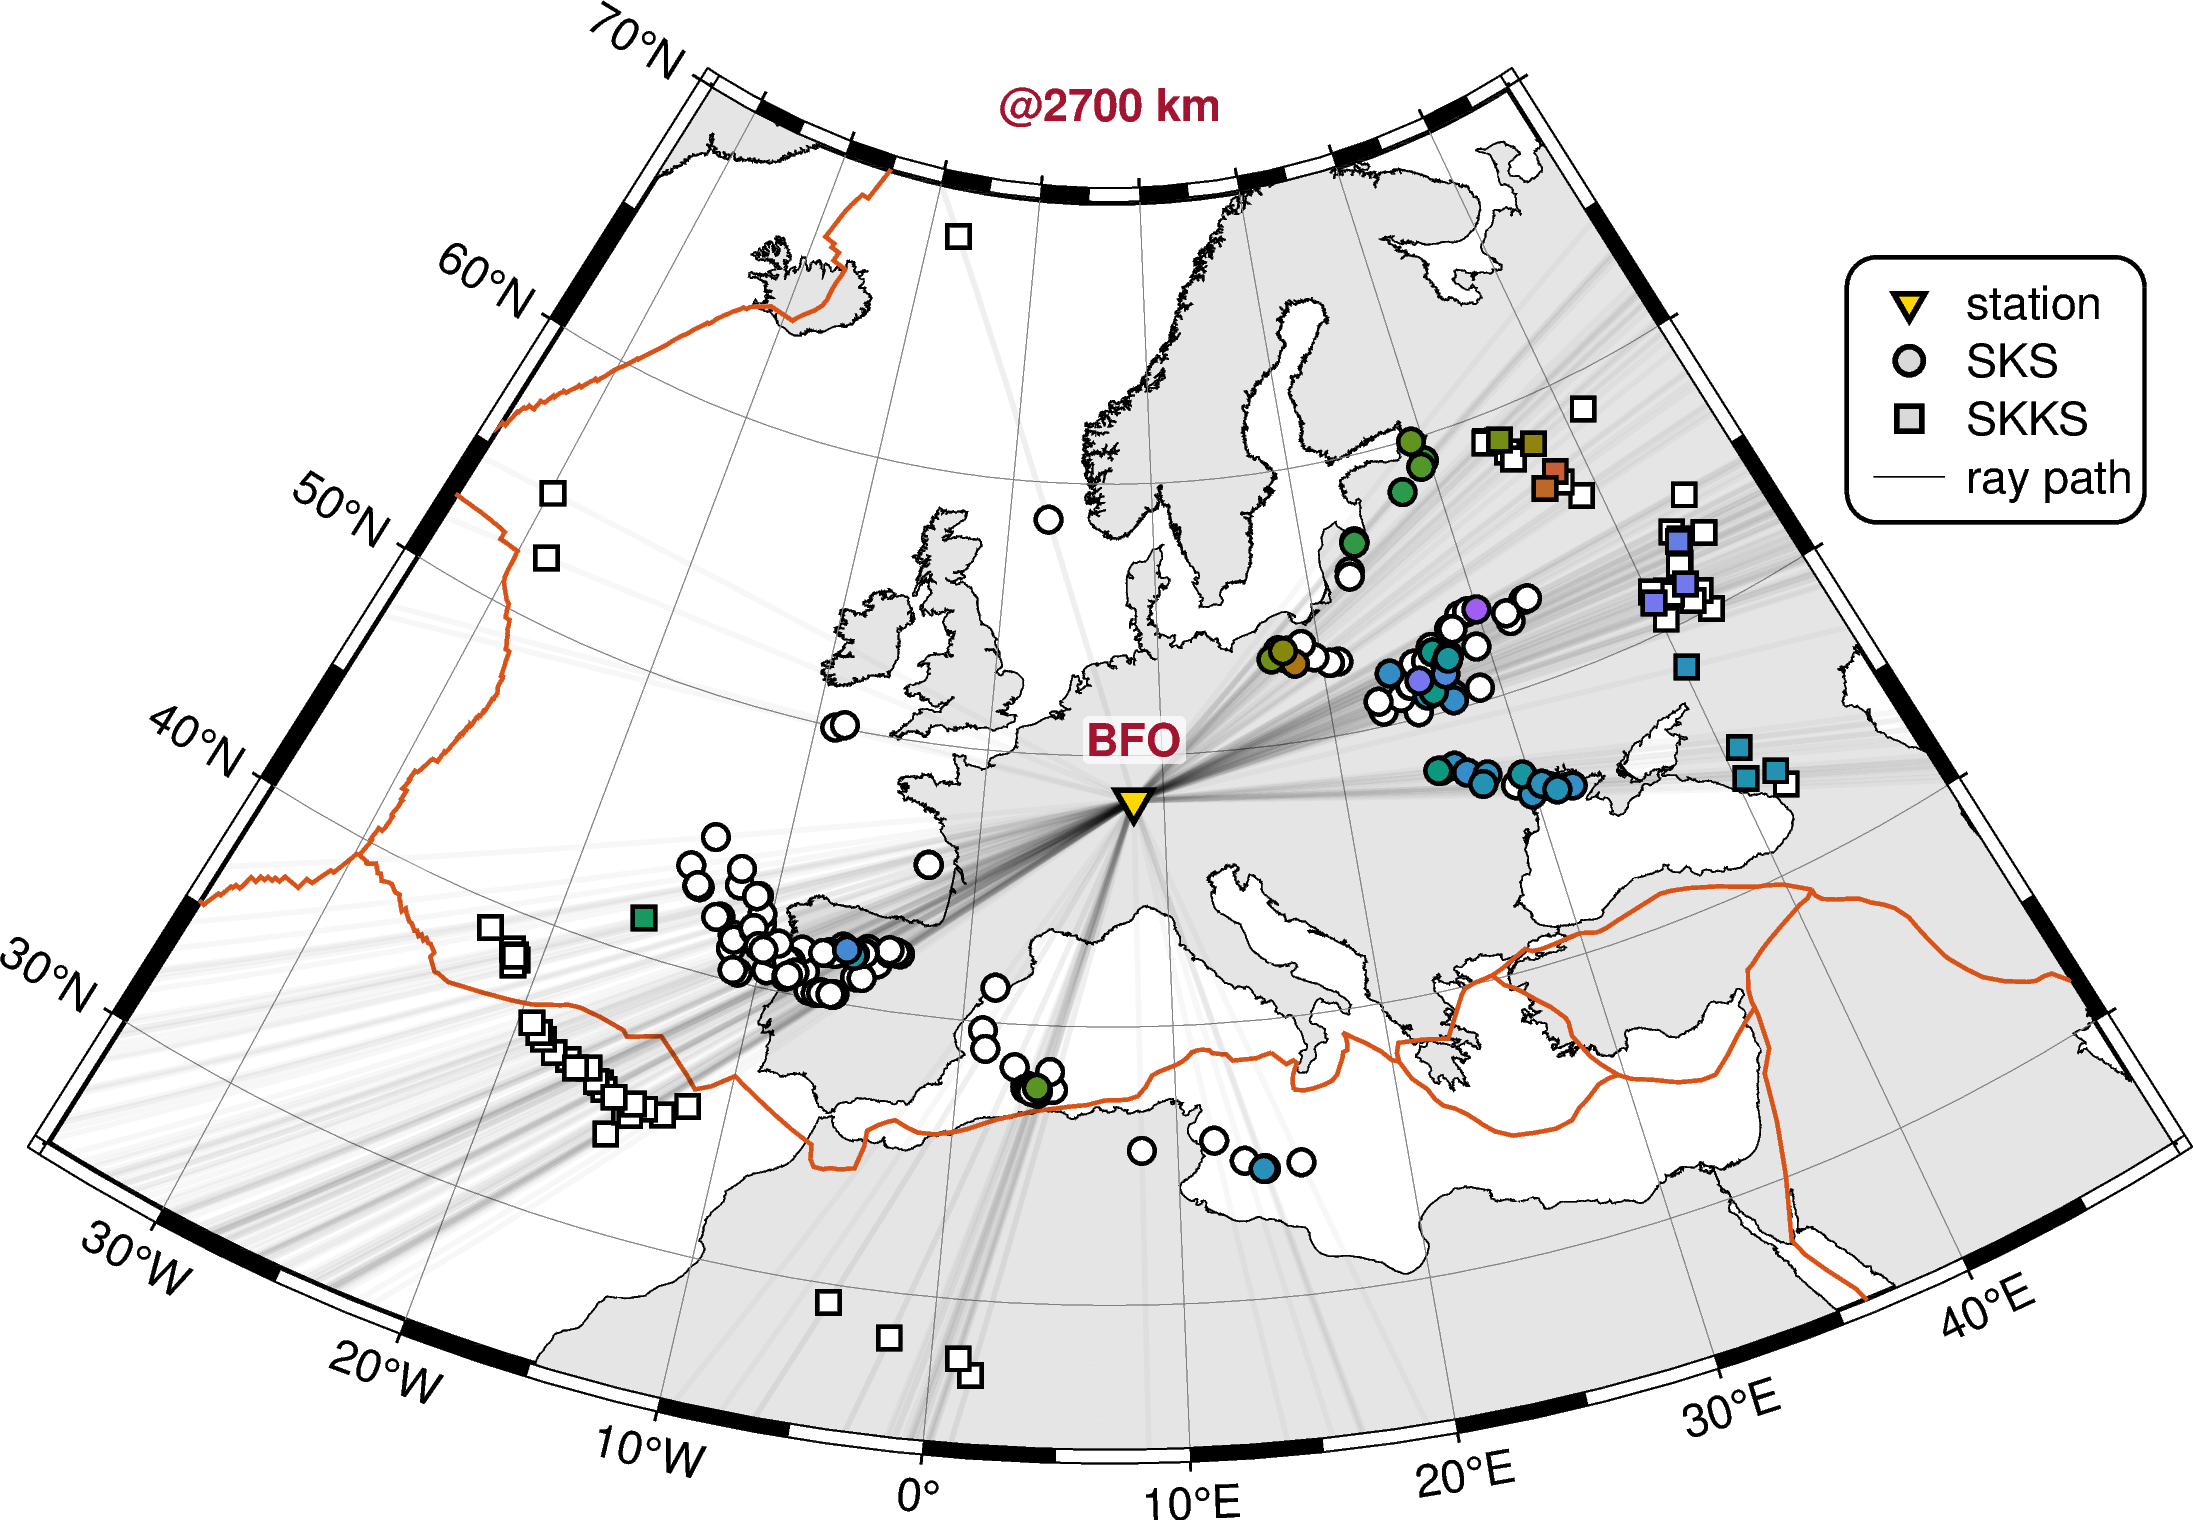

Recreate this plot in Python.
import marimo

__generated_with = "0.18.4"
app = marimo.App()


@app.cell(hide_code=True)
def _(mo):
    mo.md(r"""
    ### Ritter et al. (2022), J Seismol: **Fig. S4 left** - Piercing points in the lowermost mantle related to SWSMs at BFO

    -----------------------------------------------------------------------
    > This [Jupyter notebook](https://jupyter.org/) (supported by [JupyterLab](https://jupyter.org/)) reproduces **Fig. S4 left** of **_Ritter J R R, Fröhlich Y, Sanz Alonso Y, Grund M (2022)_**. Short-scale laterally varying SK(K)S shear wave splitting at BFO, Germany – implications for the determination of anisotropic structures. _Journal of Seismology_, 26, 1137-1156. https://doi.org/10.1007/s10950-022-10112-w. https://doi.org/10.1007/s10950-023-10136-w.

    - **Author**: Yvonne Fröhlich
      * ORCID: https://orcid.org/0000-0002-8566-0619
      * GitHub: https://github.com/yvonnefroehlich/gmt-pygmt-plotting
    - **History**: PyGMT and GMT versions which must be installed on your system to run this Jupyter notebook
      * Created 2022/July: [**PyGMT**](https://www.pygmt.org/latest/) [v0.7.0](https://www.pygmt.org/v0.7.0/) + [**GMT**](https://www.generic-mapping-tools.org/) [6.4.0](https://docs.generic-mapping-tools.org/6.4/)
      * Updated 2024/04/07: [**PyGMT**](https://www.pygmt.org/latest/) [v0.11.0](https://www.pygmt.org/v0.11.0/) + [**GMT**](https://www.generic-mapping-tools.org/) [6.4.0](https://docs.generic-mapping-tools.org/6.4/)
      * Updated 2025/08/28: [**PyGMT**](https://www.pygmt.org/latest/) [v0.16.0](https://www.pygmt.org/v0.16.0/) + [**GMT**](https://www.generic-mapping-tools.org/) [6.5.0](https://docs.generic-mapping-tools.org/6.5/)
    - **See also**:
      * [Fig. S4 right](https://github.com/yvonnefroehlich/gmt-pygmt-plotting/blob/main/001_paper_RFSG_2022/Figure_S4/RFSG_FigS4_right_pairs.ipynb): SKS-SKKS pairs in the lowermost mantle related to SWSMs at BFO
      * [Fig. 1](https://github.com/michaelgrund/GMT-plotting/blob/main/010_paper_RFSG2022/RFSG_2022_Fig_01.ipynb): Piercing points in the upper mantle related to SWSMs at BFO

    For bug reports, suggestions, or recommendation please open an issue or submit a pull request directly on [GitHub](https://github.com/yvonnefroehlich/gmt-pygmt-plotting).

    -----------------------------------------------------------------------
    """)
    return


@app.cell(hide_code=True)
def _(mo):
    mo.md(r"""
    Import the packages used in this Jupyter notebook.
    """)
    return


@app.cell
def _():
    import pygmt as gmt
    return (gmt,)


@app.cell(hide_code=True)
def _(mo):
    mo.md(r"""
    ---------------

    **(1) Set up**

    ---------------
    """)
    return


@app.cell
def _():
    # -----------------------------------------------------------------------------
    # General stuff
    myfontsize = "9p"
    dpi_png = 360  # resolution in dpi of output figure for PNG format
    dpi_jn = 100  # resolution in dpi for display in this Jupyter notebook
    fname_fig_out = "RFSG_FigS4_left_swsm"  # name of output figure

    # -----------------------------------------------------------------------------
    # Coordinates of recording station Black Forest Observatory BFO
    lon_BFO = 8.330  # degrees East
    lat_BFO = 48.331  # degrees North

    # -----------------------------------------------------------------------------
    # Plate boundaries after Bird 2003
    file_platbound = "plate_boundaries_Bird_2003.txt"

    # -----------------------------------------------------------------------------
    # Colors
    color_land = "gray90"  # gray hue -> light gray
    color_platbound = "216.750/82.875/24.990"  # -> dark orange
    color_station_symbol = "255/215/0"  # = "gold"
    color_station_label = "162/20/47"  # -> dark red
    color_null = "white"

    # -----------------------------------------------------------------------------
    # Piercing points
    marker_size_pp = "0.18c"  # centimeters
    outline_width_pp = "0.8p"  # points
    alpha_pp = "@30"  # transparency in percentage (0 equals opaque)

    # -----------------------------------------------------------------------------
    # Ray paths
    alpha_ray = "@97"
    color_ray_K_N = "black"
    color_ray_K_NN = "black"
    color_ray_KK_N = "black"
    color_ray_KK_NN = "black"
    incols_ray = [1, 0]  # order of input columns, zero-based indexing

    # -----------------------------------------------------------------------------
    # Box around map scale, legends, colorbars
    # +g fill color
    # +p outline thickness and color
    # +r rounded edges
    box_standard = "+gwhite@30+p0.8p,black+r"
    return (
        alpha_ray,
        box_standard,
        color_land,
        color_null,
        color_platbound,
        color_ray_KK_N,
        color_ray_KK_NN,
        color_ray_K_N,
        color_ray_K_NN,
        color_station_label,
        color_station_symbol,
        dpi_jn,
        file_platbound,
        fname_fig_out,
        incols_ray,
        lat_BFO,
        lon_BFO,
        marker_size_pp,
        myfontsize,
        outline_width_pp,
    )


@app.cell(hide_code=True)
def _(mo):
    mo.md(r"""
    Set map projection and region of study area:
    - [Lambert Conic Conformal Projection](https://www.pygmt.org/v0.16.0/projections/conic/conic_lambert.html): **L**`lon0/lat0/lat1/lat2/width`
    """)
    return


@app.cell
def _():
    # -----------------------------------------------------------------------------
    # Projection

    # Define projection center
    lon0_lamb = 7  # degrees East
    lat0_lamb = 48  # degrees North

    # Define standard parallels (only these two are distortion-free)
    lat1_lamb = 45  # degrees North
    lat2_lamb = 55

    # Define width of map
    width_lamb = "15c"  # 15 centimeters

    projection = f"L{lon0_lamb}/{lat0_lamb}/{lat1_lamb}/{lat2_lamb}/{width_lamb}"

    # -----------------------------------------------------------------------------
    # Region
    lonmin_lamb = -35  # degrees East
    lonmax_lamb = abs(lonmin_lamb) + 2 * lon0_lamb  # symmetric around lon0
    latmin_lamb = 25  # degrees North
    latmax_lamb = 70

    region = [lonmin_lamb, lonmax_lamb, latmin_lamb, latmax_lamb]
    return projection, region


@app.cell(hide_code=True)
def _(mo):
    mo.md(r"""
    -----------------------------

    **(2) Create geographic map**

    -----------------------------

    Using the [`pygmt.Figure.show`](https://www.pygmt.org/v0.16.0/api/generated/pygmt.Figure.show.html) method you can let the figure be displayed directly inside your IDE (Integrated Development Environment) or outside of it by setting the `method` parameter to `"external"`.

    Create an instance or object of the [`pygmt.Figure`](https://www.pygmt.org/v0.16.0/api/generated/pygmt.Figure.html) class. In the following steps various plotting elements are added in a stacking fashion.
    """)
    return


@app.cell
def _(gmt):
    fig = gmt.Figure()
    gmt.config(MAP_GRID_PEN="0.01p,gray50")
    return (fig,)


@app.cell(hide_code=True)
def _(mo):
    mo.md(r"""
    Generate a basic map using the [`pygmt.Figure.basemap`](https://www.pygmt.org/v0.16.0/api/generated/pygmt.Figure.basemap.html)  and [`pygmt.Figure.coast`](https://www.pygmt.org/v0.16.0/api/generated/pygmt.Figure.coast.html) methods.
    """)
    return


@app.cell
def _(color_land, fig, projection, region):
    # a annotations, here every 10 degrees
    # g grid lines, here every 10 degrees
    # f frame or ticks, here every 5 degrees
    # WSne annotations at South and West boundaries
    frame = ["a10g10f5", "WSne"]

    fig.basemap(projection=projection, region=region, frame=0)
    fig.coast(
        land=color_land,
        resolution="h",  # high
        area_thresh="30000",
        shorelines="black",
    )
    fig.basemap(frame=frame)

    # fig.show(dpi=dpi_jn)
    return


@app.cell(hide_code=True)
def _(mo):
    mo.md(r"""
    Plot the plate boundaries ([Bird 2003](https://doi.org/10.1029/2001GC000252)) using the [`pygmt.Figure.plot`](https://www.pygmt.org/v0.16.0/api/generated/pygmt.Figure.plot.html) method.
    """)
    return


@app.cell
def _(color_platbound, fig, file_platbound):
    fig.plot(data=file_platbound, pen=f"0.8p,{color_platbound}")

    # fig.show(dpi=dpi_jn)
    return


@app.cell(hide_code=True)
def _(mo):
    mo.md(r"""
    Plot the (projected) ray paths. The semi-transparency generates some kind of a ray density.
    """)
    return


@app.cell
def _(
    alpha_ray,
    color_ray_KK_N,
    color_ray_KK_NN,
    color_ray_K_N,
    color_ray_K_NN,
    fig,
    incols_ray,
):
    file_raypath_same = "data_FigS4_left_swsm/BFO_rays_swsm_"
    file_raypath_K_N = f"{file_raypath_same}K_N_goodfair.txt"
    file_raypath_K_NN = f"{file_raypath_same}K_NN_goodfair.txt"
    file_raypath_KK_N = f"{file_raypath_same}KK_N_goodfair.txt"
    file_raypath_KK_NN = f"{file_raypath_same}KK_NN_goodfair.txt"

    # null, SKS
    fig.plot(
        data=file_raypath_K_N,
        pen=f"1p,{color_ray_K_N}{alpha_ray}",
        incols=incols_ray,  # order of input columns, zero-based indexing
    )
    # null, SKKS
    fig.plot(
        data=file_raypath_KK_N,
        pen=f"1p,{color_ray_KK_N}{alpha_ray}",
        incols=incols_ray,
    )
    # spit, SKS
    fig.plot(
        data=file_raypath_K_NN,
        pen=f"1p,{color_ray_K_NN}{alpha_ray}",
        incols=incols_ray,
    )
    # split, SKKS
    fig.plot(
        data=file_raypath_KK_NN,
        pen=f"1p,{color_ray_KK_NN}{alpha_ray}",
        incols=incols_ray,
    )

    # fig.show(dpi=dpi_jn)
    return


@app.cell(hide_code=True)
def _(mo):
    mo.md(r"""
    Create a cyclic colormap using the [`pygmt.makecpt`](https://www.pygmt.org/v0.16.0/api/generated/pygmt.makecpt.html) function:
    * fast polarization direction: _cmocean_ colormaps - _phase_ ([Thuny et al. 2016](https://dx.doi.org/10.5670/oceanog.2016.66))
    """)
    return


@app.cell
def _(gmt):
    gmt.makecpt(
        cmap="phase",  # buld-in up on GMT 6.4.0
        series=[-90, 90],  # min, max
        cyclic=True,
    )
    return


@app.cell(hide_code=True)
def _(mo):
    mo.md(r"""
    Plot the piercing points in 2700 km depth (externally and previously calculated after the _iasp91_ Earth model ([Kennett & Engdahl 1991](https://doi.org/10.1111/j.1365-246X.1991.tb06724.x))).
    """)
    return


@app.cell
def _(color_null, fig, marker_size_pp, outline_width_pp):
    data_pp_same = "data_FigS4_left_swsm/BFO_pp2700km_"
    data_K_N_pp = f"{data_pp_same}K_sp_N_goodfair.txt"
    data_K_NN_pp = f"{data_pp_same}K_sp_NN_goodfair.txt"
    data_KK_N_pp = f"{data_pp_same}KK_sp_N_goodfair.txt"
    data_KK_NN_pp = f"{data_pp_same}KK_sp_NN_goodfair.txt"

    # null, SKS
    fig.plot(
        data=data_K_N_pp,
        style=f"C{marker_size_pp}",  # circle
        fill=color_null,  # before PyGMT v0.8.0 "color"
        pen=f"{outline_width_pp},black",  # outline thickness and color
    )
    # null, SKKS
    fig.plot(
        data=data_KK_N_pp,
        style=f"S{marker_size_pp}",  # square
        fill=color_null,  # before PyGMT v0.8.0 "color"
        pen=f"{outline_width_pp},black",
    )
    # split, SKS
    fig.plot(
        data=data_K_NN_pp,
        style=f"C{marker_size_pp}",
        cmap=True,  # color map
        pen=f"{outline_width_pp},black",
    )
    # split, SKKS
    fig.plot(
        data=data_KK_NN_pp,
        style=f"S{marker_size_pp}",
        cmap=True,
        pen=f"{outline_width_pp},black",
    )

    # fig.show(dpi=dpi_jn)
    return


@app.cell(hide_code=True)
def _(mo):
    mo.md(r"""
    Add symbol and station code of recording station BFO as well as depth of piercing points using the [`pygmt.Figure.plot`](https://www.pygmt.org/v0.16.0/api/generated/pygmt.Figure.plot.html) and [`pygmt.Figure.text`](https://www.pygmt.org/v0.16.0/api/generated/pygmt.Figure.text.html) methods.
    """)
    return


@app.cell
def _(
    color_station_label,
    color_station_symbol,
    fig,
    lat_BFO,
    lon_BFO,
    myfontsize,
):
    # -----------------------------------------------------------------------------
    # Recording station BFO

    # Add symbol
    fig.plot(
        x=lon_BFO,
        y=lat_BFO,
        style="i0.3c",  # inverse triangle
        fill=color_station_symbol,  # before PyGMT v0.8.0 "color"
        pen="1p,black",
    )

    # Add station code
    fig.text(
        x=lon_BFO,
        y=49.020,
        text="BFO",
        font=f"{myfontsize},Helvetica-Bold,{color_station_label}",
        offset="0c/0.3c",  # x/y
        fill="white@30",
        clearance="+tO",  # rounded edges of box
    )

    # -----------------------------------------------------------------------------
    # Add depth of piercing points
    fig.text(
        position="TC",  # Top Center
        text="@@2700 km",  # @@ outputs @ sign in GMT
        font=f"{myfontsize},Helvetica-Bold,{color_station_label}",
        fill="white@30",
    )

    # fig.show(dpi=dpi_jn)
    return


@app.cell(hide_code=True)
def _(mo):
    mo.md(r"""
    Add a colorbar for the colormap _phase_ used for the fast polarization direction using the [`pygmt.Figure.colorbar`](https://www.pygmt.org/v0.16.0/api/generated/pygmt.Figure.colorbar.html) method.
    """)
    return


@app.cell
def _(fig, gmt):
    # a annotations, here every 30 degrees
    # f frame or ticks, here every 15 degrees
    # +l label
    #   @~f@~  greek letter phi
    #   @-a@-  subscript
    #   @.     degree sign
    cb_phi_frame = "a30f15+l@~f@~@-a@- / N@.E"

    # J reference point, here Right Top outside of map bounding box
    # +j anchor point, here Right Top
    # +w width/height, here in centimeters
    # +o offset x/y, here in centimeters
    # +h horizontal
    # +ml label on top of the colorbar
    cb_phi_pos = "JRT+jRT+w3.5c/0.25c+o0.3c/0c+h+ml"

    with gmt.config(FONT="18p"): 
        fig.colorbar(cmap=True, position=cb_phi_pos, frame=cb_phi_frame)

    # fig.show(dpi=dpi_jn)
    return


@app.cell(hide_code=True)
def _(mo):
    mo.md(r"""
    Add legend for symbols of piercing points using the [`pygmt.Figure.legend`](https://www.pygmt.org/v0.16.0/api/generated/pygmt.Figure.legend.html) method.
    """)
    return


@app.cell
def _(box_standard, dpi_jn, fig):
    leg_file = "legend_gmt_swsm.txt"

    # J reference point, here Right Top outside of map bounding box
    # +j anchor point, here Left Top
    # +w width, here in centimeters
    # +o offset x/y, here in centimeters
    leg_pos = "JRT+jLT+w2.1c+o-2.3c/1.2c"

    fig.legend(spec=leg_file, position=leg_pos, box=box_standard)

    fig.show(dpi=dpi_jn)
    return


@app.cell(hide_code=True)
def _(mo):
    mo.md(r"""
    Using the [`pygmt.Figure.savefig`](https://www.pygmt.org/v0.7.0/api/generated/pygmt.Figure.savefig.html) method you can save the final figure. Indicate the desired file format by adding the corresponding extension to the file name passed through the `fname` parameter. For PNG format you may also set the resolution via the `dpi` parameter.
    """)
    return


@app.cell
def _(fname_fig_out):
    # Uncomment to save the figure in PNG, PDF, or EPS format
    # for ext in ["png"]: #, "pdf", "eps"]:
    #     fig.savefig(fname=f"{fname_fig_out}_marimo.{ext}", dpi=dpi_png)

    print(fname_fig_out)
    return


@app.cell
def _():
    import marimo as mo
    return (mo,)


if __name__ == "__main__":
    app.run()
